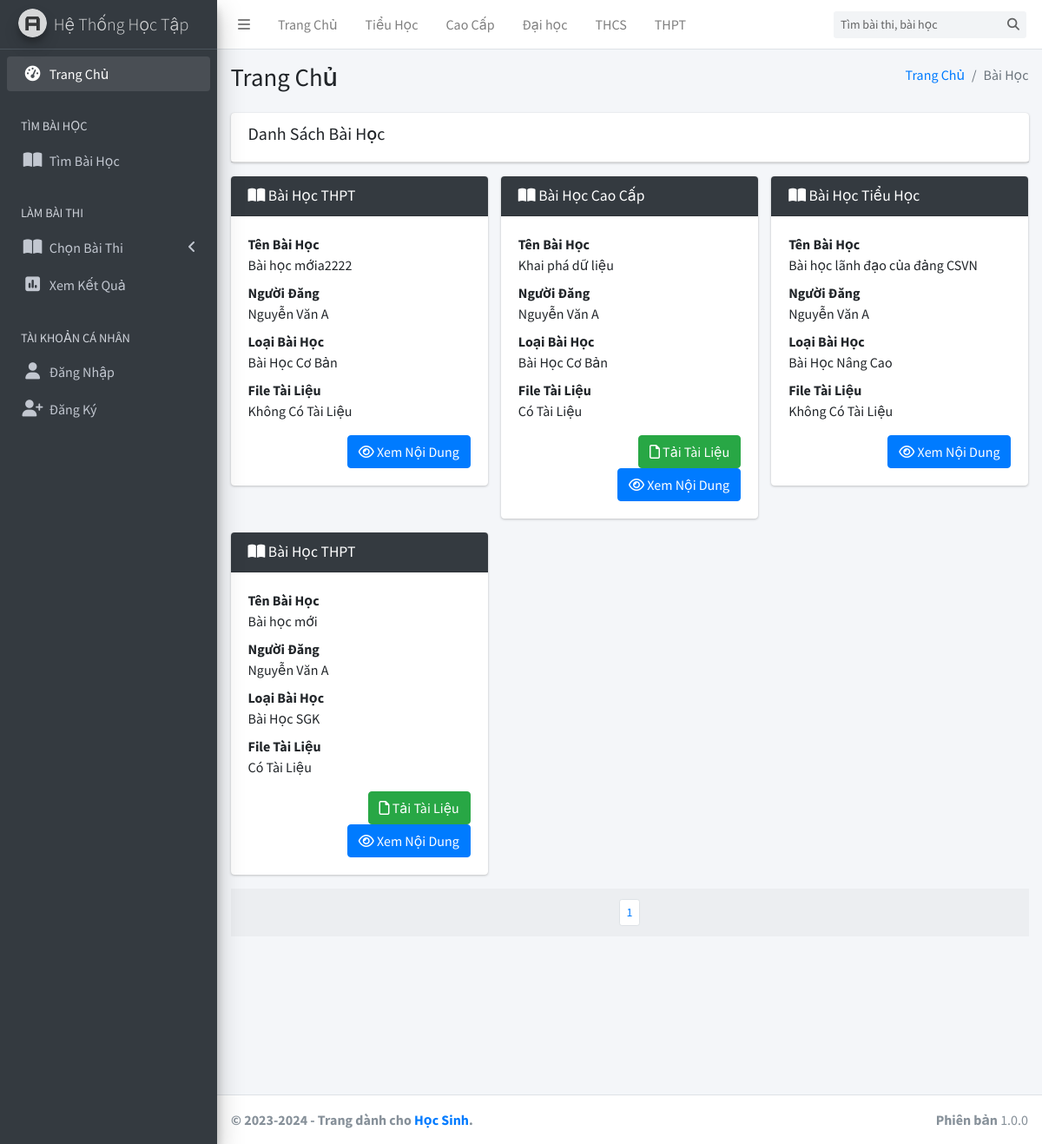
The page /bai-hoc/ on the database its author committed.
### tables this page shows
CREATE TABLE `trinhdo` (
  `MaTrinhDo` int(11) NOT NULL,
  `TenTrinhDo` varchar(255) NOT NULL,
  `DuongDan` text NOT NULL,
  `TrangThai` int(11) NOT NULL DEFAULT 1
);

CREATE TABLE `baihoc` (
  `MaBaiHoc` int(11) NOT NULL,
  `TenBaiHoc` varchar(255) NOT NULL,
  `MoTa` text NOT NULL,
  `DuongDan` text NOT NULL,
  `MaGiaoVien` int(11) NOT NULL,
  `LoaiBaiHoc` int(11) NOT NULL DEFAULT 1,
  `MaTrinhDo` int(11) NOT NULL,
  `TepTin` text DEFAULT NULL,
  `MaBaiThi` int(11) DEFAULT NULL,
  `TrangThai` int(11) NOT NULL DEFAULT 1
);

CREATE TABLE `giaovien` (
  `MaGiaoVien` int(11) NOT NULL,
  `TenGiaoVien` varchar(255) NOT NULL,
  `SoDienThoai` varchar(11) NOT NULL,
  `Email` varchar(255) NOT NULL,
  `TaiKhoan` varchar(255) NOT NULL,
  `MatKhau` varchar(255) NOT NULL,
  `TrangThai` int(11) NOT NULL DEFAULT 1
);

### application/controllers/Student/BaiHoc.php (called while the page is built, shortened)
<?php if ( ! defined('BASEPATH')) exit('No direct script access allowed');
class BaiHoc extends CI_Controller {
	public function __construct()
	{
		$this->load->model('Student/Model_BaiHoc');
		$this->load->model('Admin/Model_TrinhDo');
	}
	public function index()
	{
		$totalRecords = $this->Model_BaiHoc->checkNumber();
		$recordsPerPage = 12;
		$totalPages = ceil($totalRecords / $recordsPerPage);
		$data['totalPages'] = $totalPages;
		$data['list'] = $this->Model_BaiHoc->getAll();
		$data['title'] = "Danh sách bài học";
		return $this->load->view('Student/View_BaiHoc', $data);
	}
}

### index.php (called while the page is built, shortened)
<?php
require_once BASEPATH.'core/CodeIgniter.php';

### application/models/Admin/Model_TrinhDo.php (called while the page is built, shortened)
<?php if ( ! defined('BASEPATH')) exit('No direct script access allowed');
class Model_TrinhDo extends CI_Model {
	public function getAll($start = 0, $end = 10){
		$sql = "SELECT * FROM trinhdo WHERE TrangThai = 1 ORDER BY Matrinhdo DESC LIMIT ?, ?";
		$result = $this->db->query($sql, array($start, $end));
		return $result->result_array();
	}
}

### application/models/Student/Model_BaiHoc.php (called while the page is built, shortened)
<?php if ( ! defined('BASEPATH')) exit('No direct script access allowed');
class Model_BaiHoc extends CI_Model {
	public function checkNumber()
	{
		$sql = "SELECT baihoc.*, trinhdo.TenTrinhDo, trinhdo.DuongDan AS DuongDanTD, giaovien.TenGiaoVien FROM baihoc, trinhdo, giaovien WHERE baihoc.TrangThai = 1 AND baihoc.MaTrinhDo = trinhdo.MaTrinhDo AND baihoc.MaGiaoVien = giaovien.MaGiaoVien";
		$result = $this->db->query($sql);
		return $result->num_rows();
	}
	public function getAll($start = 0, $end = 12){
		$sql = "SELECT baihoc.*, trinhdo.TenTrinhDo, trinhdo.DuongDan AS DuongDanTD, giaovien.TenGiaoVien FROM baihoc, trinhdo, giaovien WHERE baihoc.TrangThai = 1 AND baihoc.MaTrinhDo = trinhdo.MaTrinhDo AND baihoc.MaGiaoVien = giaovien.MaGiaoVien ORDER BY baihoc.mabaihoc DESC LIMIT ?, ?";
		$result = $this->db->query($sql, array($start, $end));
		return $result->result_array();
	}
}

### application/views/Student/View_BaiHoc.php (the view)
<?php require(APPPATH.'views/Student/layouts/header.php'); ?>
<div class="content-wrapper" style="min-height: 1203.31px;">
    <section class="content-header">
      <div class="container-fluid">
        <div class="row mb-2">
          <div class="col-sm-6">
            <h1>Trang Chủ</h1>
          </div>
          <div class="col-sm-6">
            <ol class="breadcrumb float-sm-right">
              <li class="breadcrumb-item"><a href="<?php echo base_url(); ?>">Trang Chủ</a></li>
              <li class="breadcrumb-item active">Bài Học</li>
            </ol>
          </div>
        </div>
      </div>
    </section>
    <section class="content">
      <div class="container-fluid">
        <div class="row">
          <div class="col-12">
            <div class="card">
            	<div class="card-header">
            		<h5>Danh Sách Bài Học</h5>
            	</div>
            </div>
            <div class="row">
            	<?php foreach ($list as $key => $value): ?>
            		<div class="col-md-4">
			            <div class="card">
			              <div class="card-header bg-dark">
			                <h4 class="card-title" style="color: white; text-transform: capitalize;">
			                  <i class="fas fa-book-open"></i>
			                   Bài Học <?php echo $value['TenTrinhDo'] ?>
			                </h4>
			              </div>
			              <div class="card-body">
			                <dl>
			                	<dt>Tên Bài Học</dt>
			                  <dd style="white-space: nowrap; overflow: hidden; text-overflow: ellipsis; display: block;"><?php echo $value['TenBaiHoc'] ?></dd>
			                  <dt>Người Đăng</dt>
			                  <dd><?php echo $value['TenGiaoVien'] ?></dd>
			                  <dt>Loại Bài Học</dt>
			                  <dd>
			                  	<?php if($value['LoaiBaiHoc'] == 1){ ?>
		                            Bài Học SGK
		                        <?php }else if($value['LoaiBaiHoc'] == 2){ ?>
		                            Bài Học Cơ Bản
		                        <?php }else if($value['LoaiBaiHoc'] == 3){ ?>
		                            Bài Học Nâng Cao
		                        <?php }else{ ?>
		                            Bài Học Luyện Thi
		                        <?php } ?>
			                  </dd>
			                  <dt>File Tài Liệu</dt>
			                  <dd>
			                  	<?php if($value['TepTin'] != NULL){ ?>
				                		Có Tài Liệu
				                	<?php }else{ ?>
				                		Không Có Tài Liệu
				                	<?php } ?>
			                  </dd>
			                </dl>
			                <div class="text-right">
			                	<?php if($value['TepTin'] != NULL){ ?>
			                		<a href="<?php echo $value['TepTin'] ?>" class="btn btn-success"><i class="fa-regular fa-file"></i> Tải Tài Liệu</a>
			                	<?php } ?>
			              		<a href="<?php echo base_url('bai-hoc/'.$value['DuongDan'].'/'); ?>" class="btn btn-primary"><i class="fa-regular fa-eye"></i> Xem Nội Dung</a>
			                </div>
			              </div>
			            </div>
			          </div>
            	<?php endforeach ?>
						</div>
						<div class="card-footer clearfix bg-default">
                <ul class="pagination pagination-sm m-0 justify-content-center">
                	<?php for($i = 1; $i <= $totalPages; $i++){ ?>
                  		<li class="page-item"><a class="page-link" href="<?php echo base_url('bai-hoc/'.$i.'/trang/') ?>"><?php echo $i; ?></a></li>
                  	<?php } ?>
                </ul>
              </div>
          </div>
        </div>
      </div>
    </section>
  </div>
<?php require(APPPATH.'views/Student/layouts/footer.php'); ?>

### application/views/Student/layouts/header.php (shortened to what this page needs)
<!DOCTYPE html>
<html>
<head>
  <link rel="stylesheet" href="https://cdnjs.cloudflare.com/ajax/libs/font-awesome/6.5.1/css/all.min.css">
  <link rel="stylesheet" href="https://code.ionicframework.com/ionicons/2.0.1/css/ionicons.min.css">
  <link rel="stylesheet" href="<?php echo base_url('public/admin/'); ?>plugins/tempusdominus-bootstrap-4/css/tempusdominus-bootstrap-4.min.css">
  <link rel="stylesheet" href="<?php echo base_url('public/admin/'); ?>plugins/icheck-bootstrap/icheck-bootstrap.min.css">
  <link rel="stylesheet" href="<?php echo base_url('public/admin/'); ?>dist/css/adminlte.min.css">
  <link rel="stylesheet" href="<?php echo base_url('public/admin/'); ?>plugins/overlayScrollbars/css/OverlayScrollbars.min.css">
  <link rel="stylesheet" href="<?php echo base_url('public/admin/'); ?>plugins/daterangepicker/daterangepicker.css">
  <link rel="stylesheet" href="<?php echo base_url('public/admin/'); ?>plugins/summernote/summernote-bs4.css">
</head>
<body class="hold-transition sidebar-mini layout-fixed" >
<div class="wrapper">
  <nav class="main-header navbar navbar-expand navbar-white navbar-light" style="justify-content: space-between;">
    <?php
      $CI = &get_instance();
      $trinhdo = $CI->Model_TrinhDo->getAll(0,1000);
    ?>
    <ul class="navbar-nav">
      <li class="nav-item">
        <a class="nav-link" data-widget="pushmenu" href="#" role="button"><i class="fas fa-bars"></i></a>
      </li>
      <li class="nav-item d-none d-sm-inline-block">
          <a href="<?php echo base_url(); ?>" class="nav-link">Trang Chủ</a>
      </li>
      <?php foreach ($trinhdo as $td): ?>
          <li class="nav-item d-none d-sm-inline-block">
              <a href="<?php echo base_url(); ?>?lop=<?php echo $td['MaTrinhDo']; ?>" class="nav-link"><?= htmlspecialchars($td['TenTrinhDo']) ?></a>
          </li>
      <?php endforeach; ?>
    </ul>
    <form class="form-inline ml-3 float-right" style="margin-right: 10px;" action="<?php echo base_url(); ?>">
      <div class="input-group input-group-sm">
        <input class="form-control form-control-navbar" name="timkiem" type="search" placeholder="Tìm bài thi, bài học" aria-label="Search">
        <div class="input-group-append">
          <button class="btn btn-navbar" type="submit">
            <i class="fas fa-search"></i>
          </button>
        </div>
      </div>
    </form>
  </nav>
  <aside class="main-sidebar sidebar-dark-primary elevation-4">
    <a href="<?php echo base_url(); ?>" class="brand-link">
      <img src="<?php echo base_url('public/admin/') ?>dist/img/AdminLTELogo.png" alt="AdminLTE Logo" class="brand-image img-circle elevation-3"
           style="opacity: .8">
      <span class="brand-text font-weight-light">Hệ Thống Học Tập</span>
    </a>
    <div class="sidebar">
      <nav class="mt-2">
        <ul class="nav nav-pills nav-sidebar flex-column" data-widget="treeview" role="menu" data-accordion="false">
          <li class="nav-item has-treeview menu-open">
            <a href="<?php echo base_url(); ?>" class="nav-link">
              <i class="nav-icon fas fa-tachometer-alt"></i>
              <p>
                Trang Chủ
              </p>
            </a>
          </li>
          <li class="nav-header">TÌM BÀI HỌC</li>
          <li class="nav-item has-treeview">
            <a href="<?php echo base_url('bai-hoc/'); ?>" class="nav-link">
              <i class="nav-icon fa-solid fa-book-open"></i>
              <p>
                Tìm Bài Học
              </p>
            </a>
          </li>
          <li class="nav-header">LÀM BÀI THI</li>
          <li class="nav-item has-treeview">
            <a href="<?php echo base_url('bai-thi/'); ?>" class="nav-link">
              <i class="nav-icon fa-solid fa-book-open"></i>
              <p>
                Chọn Bài Thi
                <i class="right fas fa-angle-left"></i>
              </p>
            </a>
          </li>
          <li class="nav-item has-treeview">
            <a href="<?php echo base_url('xem-ket-qua/'); ?>" class="nav-link">
              <i class="nav-icon fa-solid fa-square-poll-vertical"></i>
              <p>
                Xem Kết Quả
              </p>
            </a>
          </li>
          <li class="nav-header">TÀI KHOẢN CÁ NHÂN</li>
          <?php if(isset($_SESSION['hocsinh'])){ ?>
            <li class="nav-item has-treeview">
              <a href="<?php echo base_url('ca-nhan/'); ?>" class="nav-link">
                <i class="nav-icon fa-solid fa-lock"></i>
                <p>
                  Cá Nhân
                </p>
              </a>
            </li>
            <li class="nav-item has-treeview">
              <a href="<?php echo base_url('dang-xuat/'); ?>" class="nav-link">
                <i class="nav-icon fa-solid fa-right-from-bracket"></i>
                <p>
                  Đăng Xuất
                </p>
              </a>
            </li>
          <?php }else{ ?>
            <li class="nav-item has-treeview">
              <a href="<?php echo base_url('dang-nhap/'); ?>" class="nav-link">
                <i class="nav-icon fa-solid fa-user"></i>
                <p>
                  Đăng Nhập
                </p>
              </a>
            </li>
            <li class="nav-item has-treeview">
              <a href="<?php echo base_url('dang-ky/'); ?>" class="nav-link">
                <i class="nav-icon fa-solid fa-user-plus"></i>
                <p>
                  Đăng Ký
                </p>
              </a>
            </li>
          <?php } ?>
        </ul>
      </nav>
    </div>
  </aside>

### rows shown on the page
trinhdo: TenTrinhDo "Tiểu Học"
trinhdo: TenTrinhDo "Cao Cấp"
trinhdo: TenTrinhDo "Đại học"
trinhdo: TenTrinhDo "THCS"
trinhdo: TenTrinhDo "THPT"
baihoc: MaTrinhDo.TenTrinhDo "THPT", TenBaiHoc "Bài học mớia2222", MaGiaoVien.TenGiaoVien "Nguyễn Văn A", LoaiBaiHoc "Bài Học Cơ Bản", shows "Không Có Tài Liệu"
baihoc: MaTrinhDo.TenTrinhDo "Cao Cấp", TenBaiHoc "Khai phá dữ liệu", MaGiaoVien.TenGiaoVien "Nguyễn Văn A", LoaiBaiHoc "Bài Học Cơ Bản", shows "Có Tài Liệu"
baihoc: MaTrinhDo.TenTrinhDo "Tiểu Học", TenBaiHoc "Bài học lãnh đạo của đảng CSVN", MaGiaoVien.TenGiaoVien "Nguyễn Văn A", LoaiBaiHoc "Bài Học Nâng Cao", shows "Không Có Tài Liệu"
baihoc: MaTrinhDo.TenTrinhDo "THPT", TenBaiHoc "Bài học mới", MaGiaoVien.TenGiaoVien "Nguyễn Văn A", LoaiBaiHoc "Bài Học SGK", shows "Có Tài Liệu"
